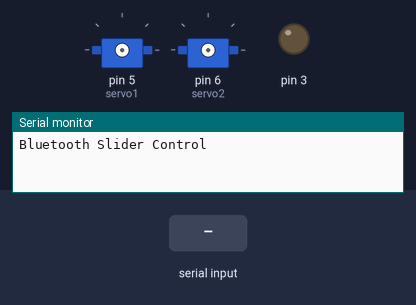
Bench run of a sketch on a simulated Arduino Uno, built with avr-gcc and run on an emulated ATmega328P. Shown: 2 × servo, output pins drawn as LEDs (lit = HIGH), the last lines printed to the serial monitor. Inputs (shaded band) come from the test bench.

Above: at 1.2 s.
1.3 s: "*" received over the second serial link
2.8 s: "90/45\n" received over the second serial link
At 5.2 s:
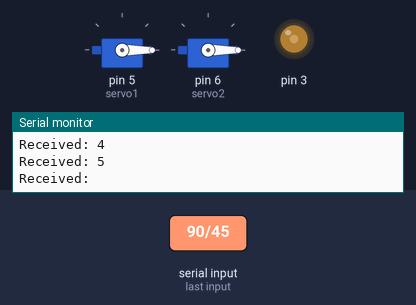
5.8 s: "/" received over the second serial link
At 6.2 s:
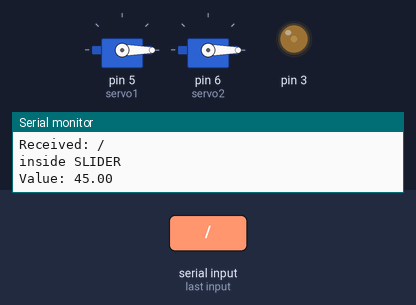
Timing chart, 0 to 8.8 s (numbered marks = the images above; inputs shaded):
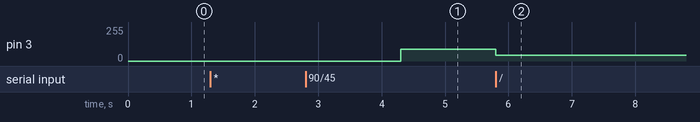

The sketch:

bluetooth_servo2_slider.ino
```cpp
#include <SoftwareSerial.h>
#include <Servo.h>

Servo servo1;  // Create a Servo object for the first servo
Servo servo2;  // Create a Servo object for the second servo

// Define the pins for SoftwareSerial
const int rxPin = 10; // Receive pin
const int txPin = 11; // Transmit pin
int n = 0;

char text[20];  // Buffer to hold received characters

// Create a SoftwareSerial object
SoftwareSerial bluetooth(rxPin, txPin);

void setup() {
  // Initialize serial communication for debugging
  Serial.begin(9600);

  // Initialize SoftwareSerial for communication with Bluetooth module
  bluetooth.begin(9600);

  // servo1.attach(5);
  // servo2.attach(6);


  pinMode(3,OUTPUT);
  // Send a message to indicate readiness
  Serial.println("Bluetooth Slider Control");
}

void loop() {
  if (bluetooth.available()) {
    // Read the incoming byte from Bluetooth
    char receivedChar = bluetooth.read();
    Serial.print("Received: ");
    Serial.println(receivedChar);

    if (receivedChar == '/') {
      Serial.println("inside SLIDER");
      servo1.detach();
      servo2.detach();

      // Convert the accumulated text to a float
      float value = atof(text);
      if (value > 255) {
        value = 255;  // Limit the value to 1023 if higher
      }

      Serial.print("Value: ");
      Serial.println(value);
      analogWrite(3,value);

      n = 0;  // Reset index
      memset(text, 0, sizeof(text));  // Clear the text buffer
    }
    else if (receivedChar == '*') {
      Serial.print("inside SERVO :");


      servo1.attach(5);
      servo2.attach(6);

      // Convert the accumulated text to a float
      float value = atof(text);
      if (value > 90) {
        value = 90;  // Limit the value to 90 if higher
      }

      Serial.print("Value: ");
      Serial.println(value);

      servo1.write(value);
      servo2.write(value);
      delay(3000);  // Wait for servo to complete movement

      // Reset servo positions
      servo1.write(0);
      servo2.write(0);

      // Send "D" signal to indicate completion
      bluetooth.write("D");

      n = 0;  // Reset index
      memset(text, 0, sizeof(text));  // Clear the text buffer
    }
    else {
      text[n] = receivedChar;  // Store character in text buffer
      n = n + 1;
    }
  }
}
```

Measured:
- after the input at 2.8 s, pin 3: 0/255 → 90/255 after 1.5 s
- after the input at 5.8 s, pin 3: 90/255 → 45/255 at once
